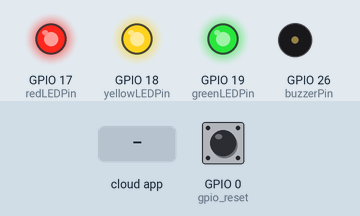
Bench run of a sketch on a simulated ESP32. Parts: output pins drawn as LEDs (lit = HIGH), buzzer (waves = sounding). The inputs (shaded band) are chosen by the test bench; at power-on: GPIO 0 (gpio_reset) HIGH. WiFi joins after 1.5 s; servers stay silent unless stated; what the sketch prints to the serial monitor is not drawn.

Above: at 2.4 s.
2.5 s: the phone or cloud app sets redLED to 0
At 3.3 s:
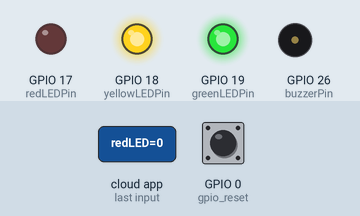
4.0 s: the phone or cloud app sets yellowLED to 0
At 4.5 s:
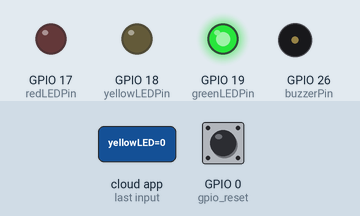
5.5 s: the phone or cloud app sets greenLED to 0
At 6.7 s:
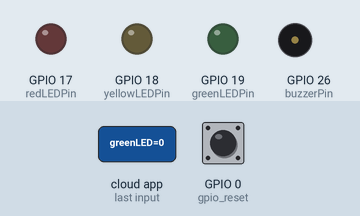
7.0 s: the phone or cloud app sets redLED to 1
At 8.2 s:
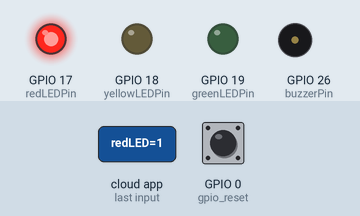
8.5 s: the phone or cloud app sets yellowLED to 1
At 9.4 s:
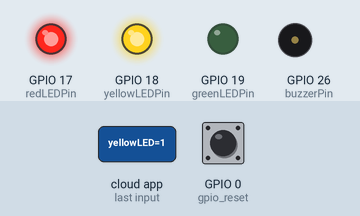
10.0 s: the phone or cloud app sets redLED to 0
At 10.6 s:
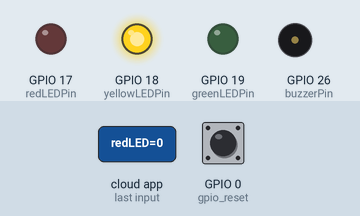
Timing chart, 0 to 12.5 s (numbered marks = the images above; inputs shaded):
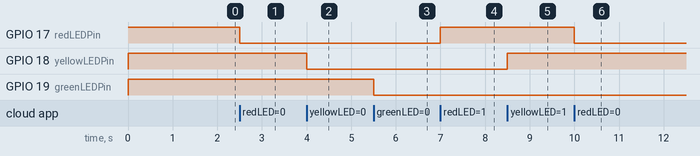

The sketch:

19_Smart_Home.ino
```cpp
/*
  Project name: 19_Smart_Home
  Function: Remote control led and buzzer, remote read environment brightness, humidity, temperature.
  Author: keyestudio
  Hardware connection:
    - Connect traffic light module to port 9
    - Connect temperature and humidity module to port 4
    - Connect buzzer to port 3
    - Connect photoresistor to port 7
  Library:
    - SimpleTimer.h
  Develop software version:
      It is recommended to use the same software version as the one used at the time of development to avoid incompatibility
    - Arduino IDE 2.3.3
    - ESP32 2.0.12
  Cautions:
    - Make sure you are connected to the correct interface
    - Before uploading test code, please correctly connect to the development board and port
    - Set ESP32 Tools -> Partition Scheme:"RainMaker"
*/

#include "RMaker.h"
#include "WiFi.h"
#include "WiFiProv.h"
#include <DHT.h>
#include <SimpleTimer.h>

// define the Node Name
char nodeName[] = "Keyes_ESP32_SmartHome";

// define the Device Names
char deviceName_1[] = "redLED";
char deviceName_2[] = "yellowLED";
char deviceName_3[] = "greenLED";
char deviceName_4[] = "buzzer";

// Preferences pref;
SimpleTimer Timer;

const char *service_name = "keyes";
const char *pop = "keyes123";

// define the Chip Id
uint32_t espChipId = 5;

//define pins
static uint8_t redLEDPin = 17;     //IO17
static uint8_t yellowLEDPin = 18;  //IO18
static uint8_t greenLEDPin = 19;   //IO19
static uint8_t buzzerPin = 26;     //IO26
static uint8_t lightPin = 35;      //IO35
static uint8_t gpio_reset = 0;     // Press BOOT to reset WiFi Details
static uint8_t DHTPIN = 27;        //RX2  pin connected with DHT

//led brightness
int red_LED_Light = 255;
int yellow_LED_Light = 255;
int green_LED_Light = 255;

// LED State, Used to switch the LED status
bool redState = true;
bool yellowState = true;
bool greenState = true;

float temperature1 = 0;
float humidity1 = 0;
float lightValue = 0;
int wifiFlag = 0;
bool first_run = true;

DHT dht(DHTPIN, DHT11);

//The framework provides some standard device types like switch, lightbulb, temperature sensor.
static LightBulb my_switch1(deviceName_1, &redLEDPin);
static LightBulb my_switch2(deviceName_2, &yellowLEDPin);
static LightBulb my_switch3(deviceName_3, &greenLEDPin);
static Switch my_switch4(deviceName_4, &buzzerPin);
static TemperatureSensor temperature("Temperature");
static TemperatureSensor humidity("Humidity");
static TemperatureSensor light("Light");

void sysProvEvent(arduino_event_t *sys_event) {
  switch (sys_event->event_id) {
    case ARDUINO_EVENT_PROV_START:
#if CONFIG_IDF_TARGET_ESP32
      Serial.printf("\nProvisioning Started with name \"%s\" and PoP \"%s\" on BLE\n", service_name, pop);
      printQR(service_name, pop, "ble");
#else
      Serial.printf("\nProvisioning Started with name \"%s\" and PoP \"%s\" on SoftAP\n", service_name, pop);
      printQR(service_name, pop, "softap");
#endif
      break;
    case ARDUINO_EVENT_WIFI_STA_CONNECTED:
      Serial.println("Connected to Wi-Fi!");
      break;
  }
}

//Read data from the server
void write_callback(Device *device, Param *param, const param_val_t val, void *priv_data, write_ctx_t *ctx) {
  const char *device_name = device->getDeviceName();
  const char *param_name = param->getParamName();

  if (strcmp(device_name, deviceName_1) == 0) {
    if (strcmp(param_name, "Power") == 0) {
      redState = val.val.b;
      (redState == false) ? analogWrite(redLEDPin, 0) : analogWrite(redLEDPin, red_LED_Light);
      param->updateAndReport(val);
    }
    //Callback brightness value
    if (strcmp(param_name, "redLED_light") == 0) {
      red_LED_Light = val.val.i;
      if (redState == 1) {
        analogWrite(redLEDPin, red_LED_Light);
      }
      param->updateAndReport(val);
    }
  } else if (strcmp(device_name, deviceName_2) == 0) {
    if (strcmp(param_name, "Power") == 0) {
      yellowState = val.val.b;
      (yellowState == false) ? analogWrite(yellowLEDPin, 0) : analogWrite(yellowLEDPin, yellow_LED_Light);
      param->updateAndReport(val);
    }
    //Callback brightness value
    if (strcmp(param_name, "yellowLED_light") == 0) {
      yellow_LED_Light = val.val.i;
      if (yellowState == 1) {
        analogWrite(yellowLEDPin, yellow_LED_Light);
      }
      param->updateAndReport(val);
    }

  } else if (strcmp(device_name, deviceName_3) == 0) {
    if (strcmp(param_name, "Power") == 0) {
      greenState = val.val.b;
      (greenState == false) ? analogWrite(greenLEDPin, 0) : analogWrite(greenLEDPin, green_LED_Light);
      param->updateAndReport(val);
    }
    //Callback brightness value
    if (strcmp(param_name, "greenLED_light") == 0) {
      green_LED_Light = val.val.i;
      if (greenState == 1) {
        analogWrite(greenLEDPin, green_LED_Light);
      }
      param->updateAndReport(val);
    }

  } else if (strcmp(device_name, deviceName_4) == 0) {
    if (strcmp(param_name, "Power") == 0) {
      tone(buzzerPin, 384, 500);
      noTone(buzzerPin);
      param->updateAndReport(val);
    }
  }
}
void readSensor() {

  float h = dht.readHumidity();
  float t = dht.readTemperature();  // or dht.readTemperature(true) for Fahrenheit
  //scale down the range of photoresistor to 0-100
  lightValue = map(analogRead(lightPin), 0, 4095, 0, 100);

  if (isnan(h) || isnan(t)) {
    Serial.println("Failed to read from DHT sensor!");
    return;
  } else {
    humidity1 = h;
    temperature1 = t;
  }
}

void sendSensor() {
  readSensor();
  temperature.updateAndReportParam("Temperature", temperature1);
  humidity.updateAndReportParam("Temperature", humidity1);
  light.updateAndReportParam("Temperature", lightValue);
}


void setup() {
  Serial.begin(115200);

  pinMode(buzzerPin, OUTPUT);
  pinMode(gpio_reset, INPUT);
  pinMode(lightPin, INPUT);
  pinMode(redLEDPin, OUTPUT);
  pinMode(yellowLEDPin, OUTPUT);
  pinMode(greenLEDPin, OUTPUT);

  analogWrite(redLEDPin, 255);
  analogWrite(yellowLEDPin, 255);
  analogWrite(greenLEDPin, 255);

  dht.begin();  // Enabling DHT sensor

  Node my_node;
  my_node = RMaker.initNode(nodeName);

  //Standard switch device
  my_switch1.addCb(write_callback);
  my_switch2.addCb(write_callback);
  my_switch3.addCb(write_callback);
  my_switch4.addCb(write_callback);

  //led light slider block
  Param red_LED("redLED_light", ESP_RMAKER_PARAM_RANGE, value(0), PROP_FLAG_READ | PROP_FLAG_WRITE);
  red_LED.addBounds(value(0), value(255), value(100));
  red_LED.addUIType(ESP_RMAKER_UI_SLIDER);
  my_switch1.addParam(red_LED);

  Param yellow_LED("yellowLED_light", ESP_RMAKER_PARAM_RANGE, value(0), PROP_FLAG_READ | PROP_FLAG_WRITE);
  yellow_LED.addBounds(value(0), value(255), value(100));
  yellow_LED.addUIType(ESP_RMAKER_UI_SLIDER);
  my_switch2.addParam(yellow_LED);

  Param green_LED("greenLED_light", ESP_RMAKER_PARAM_RANGE, value(0), PROP_FLAG_READ | PROP_FLAG_WRITE);
  green_LED.addBounds(value(0), value(255), value(100));
  green_LED.addUIType(ESP_RMAKER_UI_SLIDER);
  my_switch3.addParam(green_LED);

  //Add switch device to the node
  my_node.addDevice(my_switch1);
  my_node.addDevice(my_switch2);
  my_node.addDevice(my_switch3);
  my_node.addDevice(my_switch4);
  my_node.addDevice(temperature);
  my_node.addDevice(humidity);
  my_node.addDevice(light);
  //send Data after every 30 seconds
  Timer.setInterval(30000);
  delay(1000);

  RMaker.enableOTA(OTA_USING_PARAMS);
  RMaker.enableTZService();
  RMaker.enableSchedule();

  Serial.println("Starting ESP-RainMaker");
  RMaker.start();

  WiFi.onEvent(sysProvEvent);
#if CONFIG_IDF_TARGET_ESP32
  WiFiProv.beginProvision(WIFI_PROV_SCHEME_BLE, WIFI_PROV_SCHEME_HANDLER_FREE_BTDM, WIFI_PROV_SECURITY_1, pop, service_name);
#else
  WiFiProv.beginProvision(WIFI_PROV_SCHEME_SOFTAP, WIFI_PROV_SCHEME_HANDLER_NONE, WIFI_PROV_SECURITY_1, pop, service_name);
#endif

  delay(200);
  tone(buzzerPin, 384, 1000);
  noTone(buzzerPin);
}

void loop() {
  // Read GPIO0 (external button to reset device
  if (digitalRead(gpio_reset) == LOW) {  //Push button pressed
    Serial.println("Reset Button Pressed!");
    // Key debounce handling
    delay(100);
    int startTime = millis();
    while (digitalRead(gpio_reset) == LOW) delay(50);
    int endTime = millis();

    if ((endTime - startTime) > 10000) {
      // If key pressed for more than 10secs, reset all
      Serial.println("Reset to factory.");
      RMakerFactoryReset(2);
    } else if ((endTime - startTime) > 3000) {
      Serial.println("Reset Wi-Fi.");
      // If key pressed for more than 3secs, but less than 10, reset Wi-Fi
      RMakerWiFiReset(2);
    }
  }
  delay(100);
  if (WiFi.status() == WL_CONNECTED) {
    if (Timer.isReady()) {
      Serial.println("Sending Sensor Data");
      sendSensor();
      Timer.reset();  // Reset a second timer
    }
  }
}
```

Measured:
- after the input at 2.5 s, GPIO 17 (redLEDPin): HIGH → LOW at once
- after the input at 4.0 s, GPIO 18 (yellowLEDPin): HIGH → LOW at once
- after the input at 5.5 s, GPIO 19 (greenLEDPin): HIGH → LOW at once
- after the input at 7.0 s, GPIO 17 (redLEDPin): LOW → HIGH at once
- after the input at 8.5 s, GPIO 18 (yellowLEDPin): LOW → HIGH at once
- after the input at 10.0 s, GPIO 17 (redLEDPin): HIGH → LOW at once
